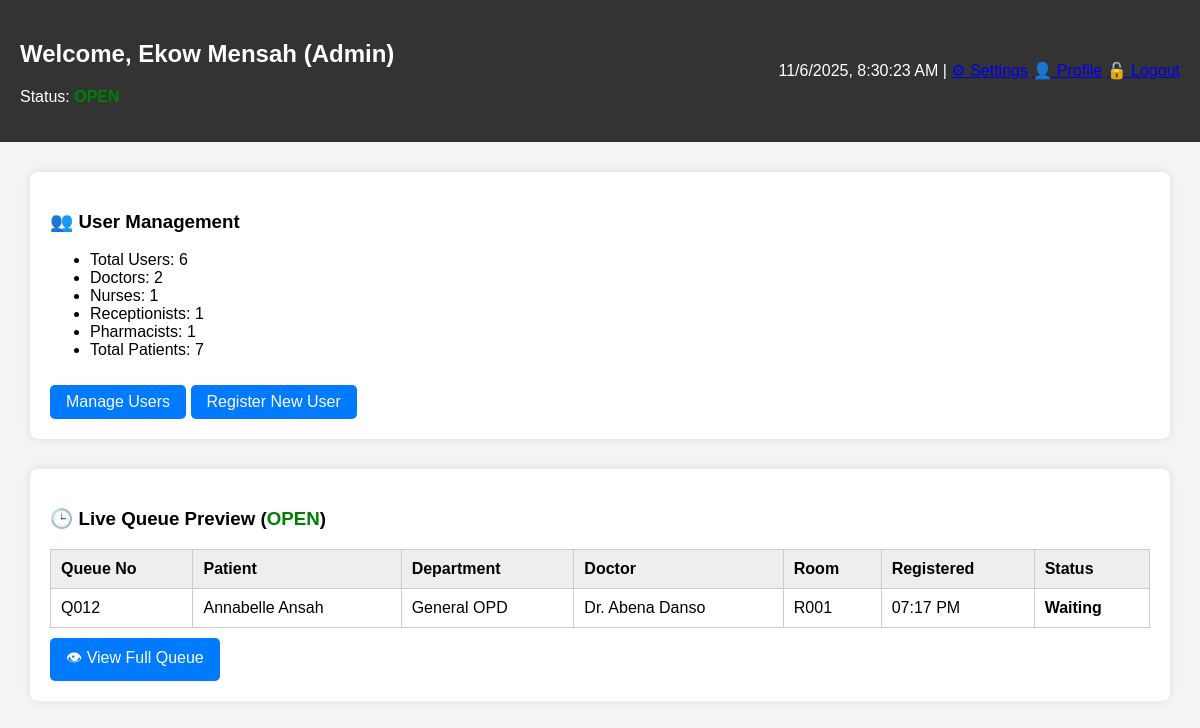
The page /dashboard/admin.php (signed in) on the database its author committed.
### tables this page shows
CREATE TABLE `queue` (
  `id` int(11) NOT NULL,
  `patient_id` int(11) NOT NULL,
  `assigned_doctor_id` int(11) NOT NULL,
  `department_id` int(11) NOT NULL,
  `queue_number` varchar(10) DEFAULT NULL,
  `registered_at` datetime DEFAULT current_timestamp(),
  `checked_at` datetime DEFAULT NULL
);

CREATE TABLE `patients` (
  `id` int(11) NOT NULL,
  `full_name` varchar(100) NOT NULL,
  `age` int(11) DEFAULT NULL,
  `gender` enum('Male','Female','Other') DEFAULT NULL,
  `phone` varchar(20) DEFAULT NULL,
  `email` varchar(100) DEFAULT NULL,
  `department_id` int(11) NOT NULL,
  `reason_for_visit` text DEFAULT NULL,
  `created_at` datetime DEFAULT current_timestamp()
);

CREATE TABLE `departments` (
  `id` int(11) NOT NULL,
  `name` varchar(100) NOT NULL
);

CREATE TABLE `doctors` (
  `id` int(11) NOT NULL,
  `user_id` int(11) NOT NULL,
  `department_id` int(11) NOT NULL,
  `full_name` varchar(100) DEFAULT NULL,
  `room_number` varchar(20) DEFAULT NULL
);

### dashboard/admin.php (the view, shortened to what this page needs)
<?php
require_once '../db.php';
$stmt = $conn->prepare("SELECT a.full_name FROM admins a JOIN users u ON a.user_id = u.id WHERE u.id = ?");
$stmt->bind_param("i", $_SESSION['user_id']);
$stmt->execute();
$stmt->bind_result($admin_name);
$total_users = $conn->query("SELECT COUNT(*) FROM users")->fetch_row()[0];
$doctors = $conn->query("SELECT COUNT(*) FROM doctors")->fetch_row()[0];
$nurses = $conn->query("SELECT COUNT(*) FROM nurses")->fetch_row()[0];
$receptionists = $conn->query("SELECT COUNT(*) FROM receptionists")->fetch_row()[0];
$pharmacists = $conn->query("SELECT COUNT(*) FROM pharmacists")->fetch_row()[0];
$total_patients = $conn->query("SELECT COUNT(*) FROM patients")->fetch_row()[0];
$status_res = $conn->query("SELECT is_active FROM queue_status ORDER BY updated_at DESC LIMIT 1");
$system_active = ($status_res && $status_res->num_rows) ? $status_res->fetch_assoc()['is_active'] : 0;
$queue_preview = $conn->query("SELECT q.queue_number, p.full_name, d.name AS department_name, q.registered_at, q.checked_at, doc.full_name AS doctor_full_name, doc.room_number FROM queue q JOIN patients p ON q.patient_id = p.id JOIN departments d ON q.department_id = d.id LEFT JOIN doctors doc ON q.assigned_doctor_id = doc.user_id AND doc.department_id = q.department_id ORDER BY q.registered_at ASC LIMIT 5");
?>
<!DOCTYPE html>
<html>
<head>
</head>
<body>
<div class="header">
    <div>
        <h2>Welcome, <?= htmlspecialchars($admin_name) ?> (Admin)</h2>
        <p>Status: <span class="<?= $system_active ? 'status-open' : 'status-closed' ?>">
            <?= $system_active ? 'OPEN' : 'CLOSED' ?></span></p>
    </div>
    <div>
        <span id="datetime"></span> |
        <a href="settings.php">⚙ Settings</a>
        <a href="profile.php">👤 Profile</a>
        <a href="../logout.php">🔓 Logout</a>
    </div>
</div>
<div class="container">
    <div class="section">
        <h3>👥 User Management</h3>
        <ul>
            <li>Total Users: <?= $total_users ?></li>
            <li>Doctors: <?= $doctors ?></li>
            <li>Nurses: <?= $nurses ?></li>
            <li>Receptionists: <?= $receptionists ?></li>
            <li>Pharmacists: <?= $pharmacists ?></li>
            <li>Total Patients: <?= $total_patients ?></li>
        </ul>
        <div class="actions">
            <a href="users.php">Manage Users</a>
            <a href="register_user.php">Register New User</a>
        </div>
    </div>
    <div class="section">
        <h3>🕒 Live Queue Preview (<?= $system_active ? "<span style='color:green'>OPEN</span>" : "<span style='color:red'>CLOSED</span>" ?>)</h3>
        <table>
            <tr><th>Queue No</th><th>Patient</th><th>Department</th><th>Doctor</th><th>Room</th><th>Registered</th><th>Status</th></tr>
            <?php while ($row = $queue_preview->fetch_assoc()): ?>
                <?php
                    $status = 'Waiting';
                ?>
                <tr>
                    <td><?= htmlspecialchars($row['queue_number']) ?></td>
                    <td><?= htmlspecialchars($row['full_name']) ?></td>
                    <td><?= htmlspecialchars($row['department_name']) ?></td>
                    <td><?= htmlspecialchars($row['doctor_full_name'] ?? '-') ?></td>
                    <td><?= htmlspecialchars($row['room_number'] ?? '-') ?></td>
                    <td><?= date("h:i A", strtotime($row['registered_at'])) ?></td>
                    <td><strong><?= $status ?></strong></td>
                </tr>
            <?php endwhile; ?>
        </table>
        <div class="actions">
            <a href="live_queue.php">👁 View Full Queue</a>
        </div>
    </div>
</div>
</body>
</html>

### dashboard/admin.php (style rules this page uses)
body { font-family: Arial, sans-serif; background: #f4f4f4; margin: 0; padding: 0; }
.header { background: #333; color: #fff; padding: 20px; display: flex; justify-content: space-between; align-items: center; }
.container { padding: 30px; }
.section { background: #fff; padding: 20px; margin-bottom: 30px; border-radius: 8px; box-shadow: 0 0 8px rgba(0,0,0,0.1); }
table { width: 100%; border-collapse: collapse; margin-top: 10px; }
th, td { border: 1px solid #ccc; padding: 10px; text-align: left; }
th { background: #eee; }
.actions a { display: inline-block; margin-top: 10px; background: #007bff; color: #fff; padding: 8px 16px; border-radius: 5px; text-decoration: none; }
.status-open { color: green; font-weight: bold; }

### rows shown on the page
queue: queue_number "Q012", patient.full_name "Annabelle Ansah", department.name "General OPD", doctors.full_name "Dr. Abena Danso", doctors.room_number "R001", registered_at "07:17 PM", status "Waiting"

### other values the page prints
$admin_name "Ekow Mensah"
$total_users "6"
$doctors "2"
$nurses "1"
$receptionists "1"
$pharmacists "1"
$total_patients "7"
